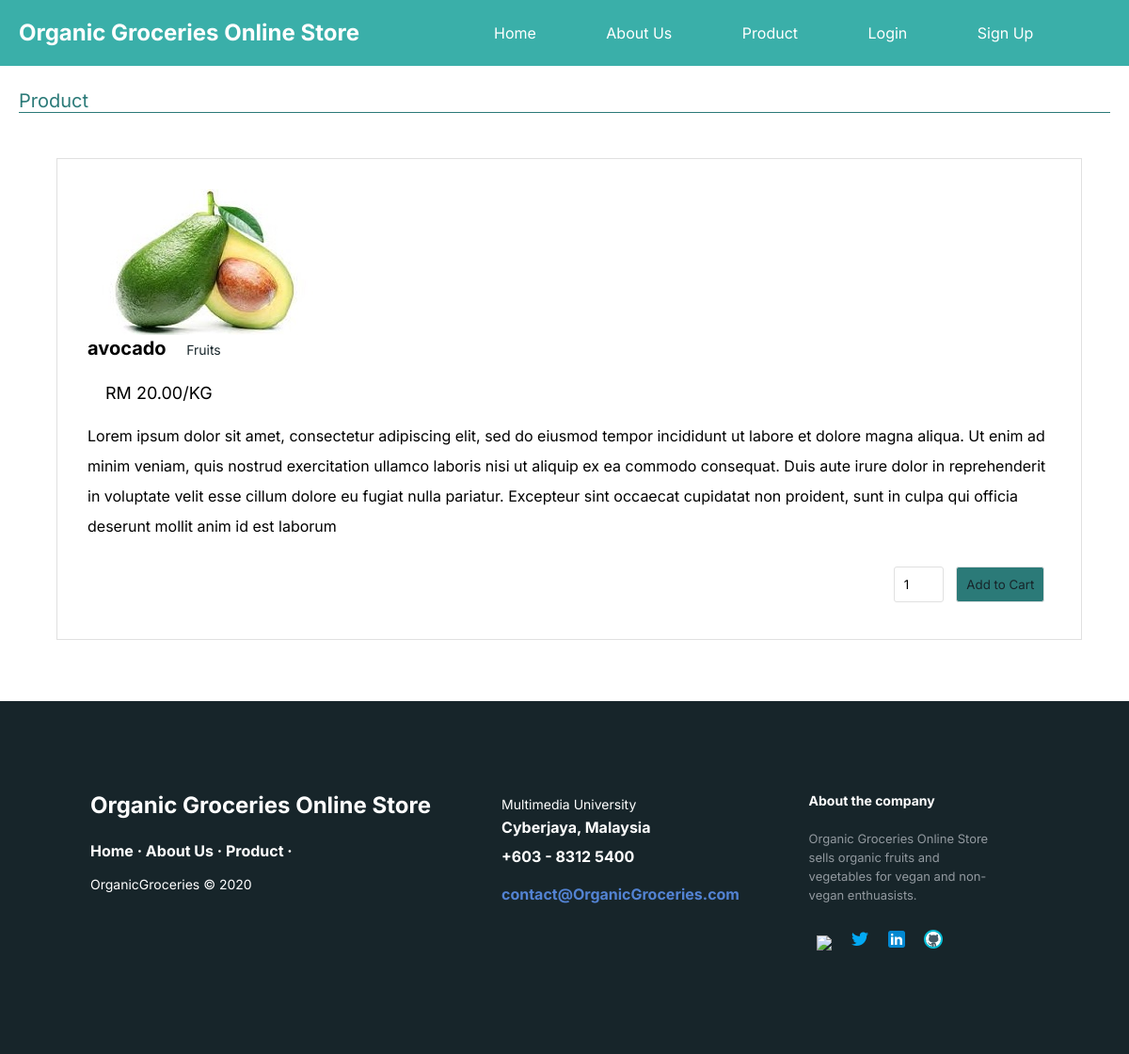
The page /User/productdetailpage.php?pid=P12 on the database its author committed.
### tables this page shows
CREATE TABLE IF NOT EXISTS `product` (
  `Product_ID` varchar(6) NOT NULL,
  `Product_Name` varchar(30) NOT NULL,
  `Product_Price` varchar(30) NOT NULL,
  `Product_Photo` text,
  `Product_Desc` text,
  `Category_ID` varchar(30) NOT NULL,
  PRIMARY KEY (`Product_ID`),
  KEY `fk_constraint` (`Category_ID`)
);

### User/productdetailpage.php (the view, shortened to what this page needs)
<?php require_once '../Database/connectdatabase.php'; ?>
<!DOCTYPE html>
<html lang="en">
<head>
    <link rel="stylesheet" href="css/reset.css" />
    <link rel="stylesheet" href="css/productdetailpage.css" />
</head>
<body>
  <?php include'templates/header.php'; ?>
  <section class="product-grid">
    <h1 class="heading">Product</h1>
    <?php
      if(!empty($_GET['pid'])){
        $pid = $_GET['pid'];
        $sql = 'SELECT * FROM Product WHERE Product_ID = "'.$pid.'"';
        $result = mysqli_query($conn,$sql);
        if(mysqli_num_rows($result) == 1){
          $row = mysqli_fetch_assoc($result); ?>
          <div class="item-product">
        		<div class="item-product-image"><img src="../<?php echo $row['Product_Photo']; ?>"></div>
              <form class="item-product-right" method="post"
              action="<?php
                if (isset($_SESSION['logged'])){
                  if($_SESSION['logged'] == TRUE) {
                    echo 'shoppingcart.php?action=add&pid='.$row['Product_ID'];
                  }
                } else {
                    echo '../Authentication/authpage.php?auth=login';
                  }
              ?>">
                  <div class="item-product-title"><?php echo $row['Product_Name']; ?></div>
									<div class="item-product-cat"><?php
										if($row['Category_ID'] == "C01"){
											echo "Vegetables";
										} else {
											echo "Fruits";
										}
										?></div>
										<div class="item-product-price">RM <?php echo $row['Product_Price']; ?>/KG</div>
                  <div class="item-product-desc"><?php echo $row['Product_Desc']; ?></div>
                  <div class="cart-action">
                    <input type="number" name="quantity" value="1" min="1" class="item-product-quantity">
                    <input type="submit" value="Add to Cart" class="addcart-button">
                  </div>
              </form>
          </div>
        <?php }
      } ?>
  </section>
  <footer class="footer-distributed">
    <?php include 'templates/footer.php'; ?>
  </footer>
</body>
</html>

### User/css/productdetailpage.css (style rules this page uses)
* { font-family: 'Inter', Verdana, Tahoma, "Trebuchet MS", "DejuVu Sans", "Bitstream Vera Sans", sans-serif; font-style: normal; box-sizing: border-box; }
.product-grid { margin: 25px 20px; padding: 0px 0px; clear: both; overflow: auto; }
.heading { font-weight: normal; font-size: 20px; margin-bottom: 18px; color: #2B7A78; border-bottom: 1px solid #2B7A78; overflow: auto; }
.item-product { float: left; background: #ffffff; padding: 2em 2em; margin: 30px 30px 40px 40px; border: #E0E0E0 1px solid; }
.item-product-image { height: 155px; width: 250px; background-color: #FFF; }
.item-product-title { display: inline; font-weight: bold; font-size: 20px; margin-bottom: 20px; }
.item-product-price { font-weight: normal; font-size: 18px; margin: 0.5em 0.5em; padding: 10px 10px; }
.item-product-cat { display: inline; font-weight: normal; font-size: 14px; line-height: 32px; margin-bottom: 20px; color: #17252A; margin: 0.5em 0.5em; padding: 10px 10px; }
.item-product-desc { font-weight: normal; font-size: 16px; line-height: 32px; margin-bottom: 20px; }
.cart-action { float: right; }
.item-product-quantity { width: 4em; height: 2.9em; margin: 0.5em 0.5em; padding: 5px 10px; border-radius: 3px; border: #E0E0E0 1px solid; }
.addcart-button { height: 2.9em; padding: 5px 10px; margin: 0.5em 0.5em; background-color: #2B7A78; border: #E0E0E0 1px solid; color: #17252A; float: right; text-decoration: none; border-radius: 3px; cursor: pointer; }
footer.footer-distributed { background-color: #17252A; width: 100%; text-align: left; font-weight: bold; font-size: 16px; padding: 3em 3em; }

### rows shown on the page
product: Product_Photo (picture), Product_Name "avocado", Product_Price "20.00", Product_Desc "Lorem ipsum dolor sit amet, consectetur adipiscing elit, sed do eiusmod tempor incididunt ut labore et dolore magna aliqua. Ut enim ad minim veniam, quis nostrud exercitation ullamco laboris nisi ut aliquip ex ea commodo consequat. Duis aute irure dolor in reprehenderit in voluptate velit esse cillum dolore eu fugiat nulla pariatur. Excepteur sint occaecat cupidatat non proident, sunt in culpa qui officia deserunt mollit anim id est laborum"
